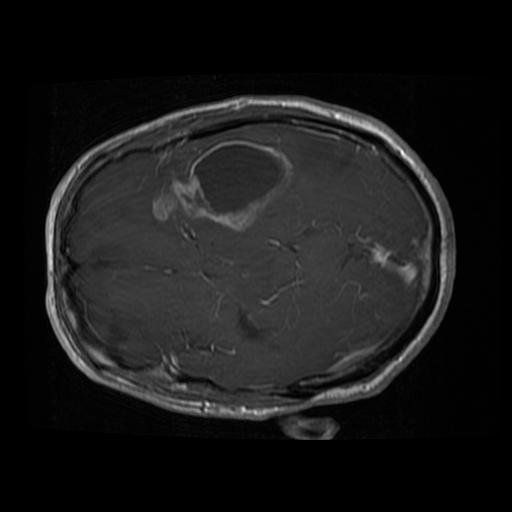
#> input picture test_images/0 (236).jpg, 512 x 512 px
$ jupyter execute 'Training Tumor Detection.ipynb'
#> lines starting #> are read from the running program, lines starting #| are printed output that depends on the picture
[cell 1]
import numpy as np
import cv2
from matplotlib import pyplot as plt

[cell 2]
img=cv2.imread(r"test_images/0 (236).jpg",0) # will take it as gray scale image
#> img is the input picture: shape (512, 512); min 0, max 255, mean 25.2
#plt.imshow(img)
height,width=img.shape
#> height = 512; width = 512
imgFlatterned=img.reshape(height*width,1)# basically 512*512 of 1 vector

[cell 3]
from sklearn.cluster import KMeans

[cell 4]
model=KMeans(n_clusters=5)

[cell 5]
model.fit(imgFlatterned)

[cell 6]
labels=model.labels_
labels2D=labels.reshape(height,width)

[cell 7]
plt.imshow(labels2D)
plt.colorbar()
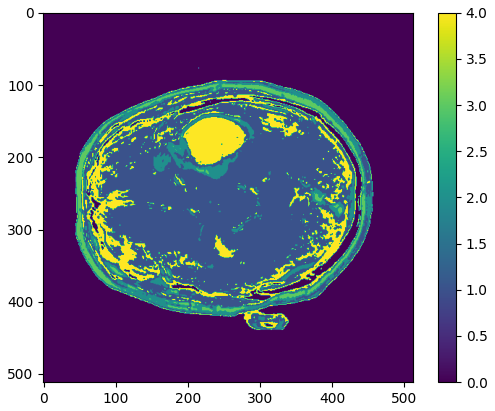
#> figure drawn by matplotlib, 2 panels


$ run again, with test_images/0 (1094).jpg copied over test_images/0 (236).jpg
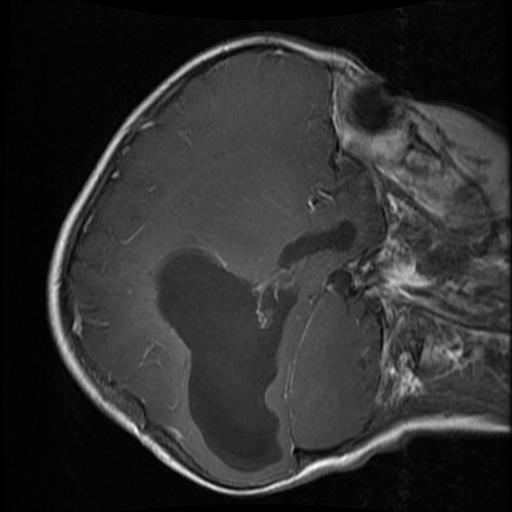
#> input picture test_images/0 (1094).jpg, 512 x 512 px
#> img is the input picture: shape (512, 512); min 0, max 255, mean 46.5
#> `[cell 7] plt.imshow(labels2D) plt.colorbar()`:
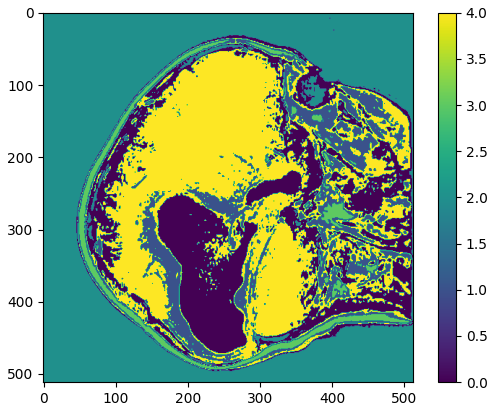
#> figure drawn by matplotlib, 2 panels

$ run again, with test_images/0 (1096).jpg copied over test_images/0 (236).jpg
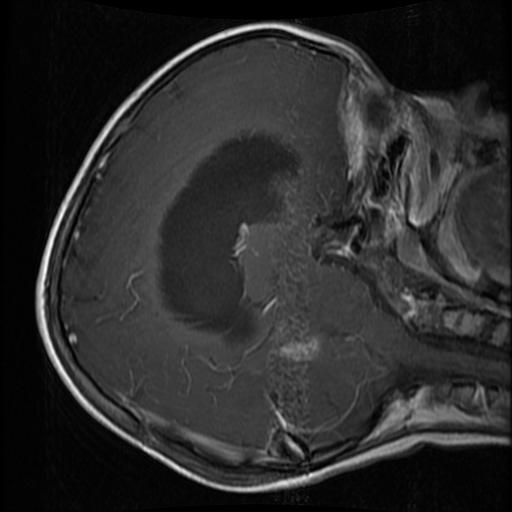
#> input picture test_images/0 (1096).jpg, 512 x 512 px
#> img is the input picture: shape (512, 512); min 0, max 255, mean 43.4
#> `[cell 7] plt.imshow(labels2D) plt.colorbar()`:
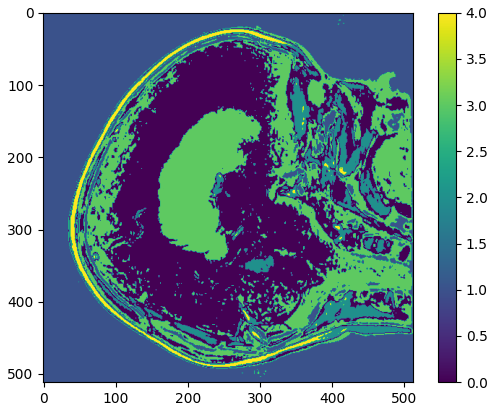
#> figure drawn by matplotlib, 2 panels

$ run again, with test_images/0 (1097).jpg copied over test_images/0 (236).jpg
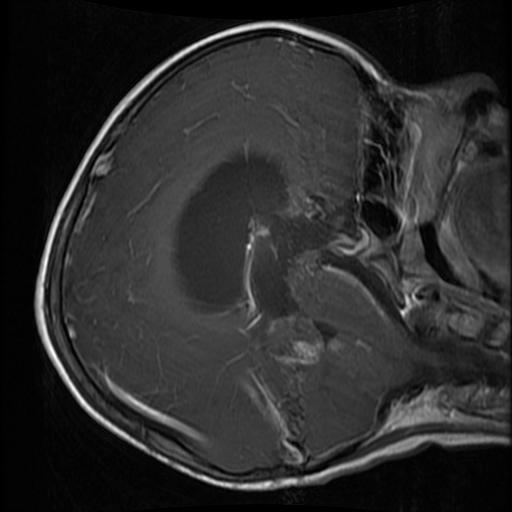
#> input picture test_images/0 (1097).jpg, 512 x 512 px
#> img is the input picture: shape (512, 512); min 0, max 254, mean 43.6
#> `[cell 7] plt.imshow(labels2D) plt.colorbar()`:
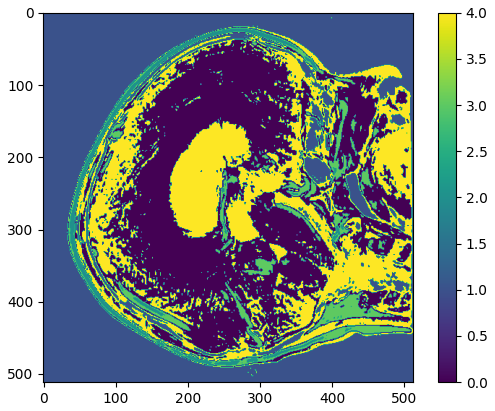
#> figure drawn by matplotlib, 2 panels
